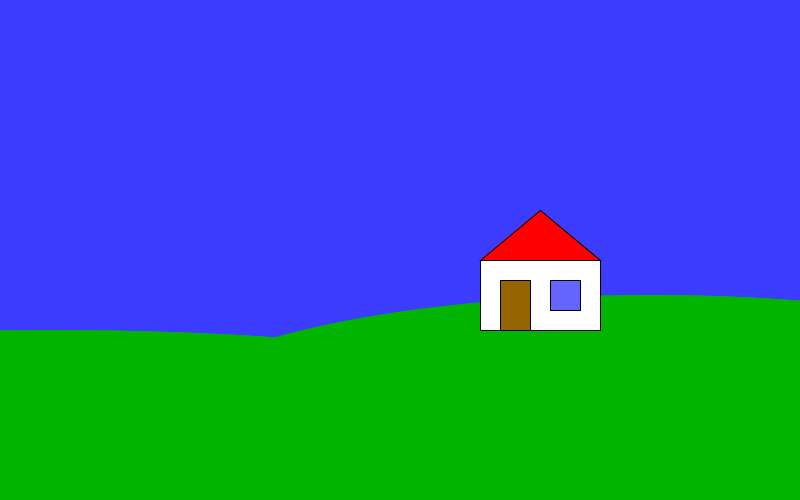
Frame 1 (no input)
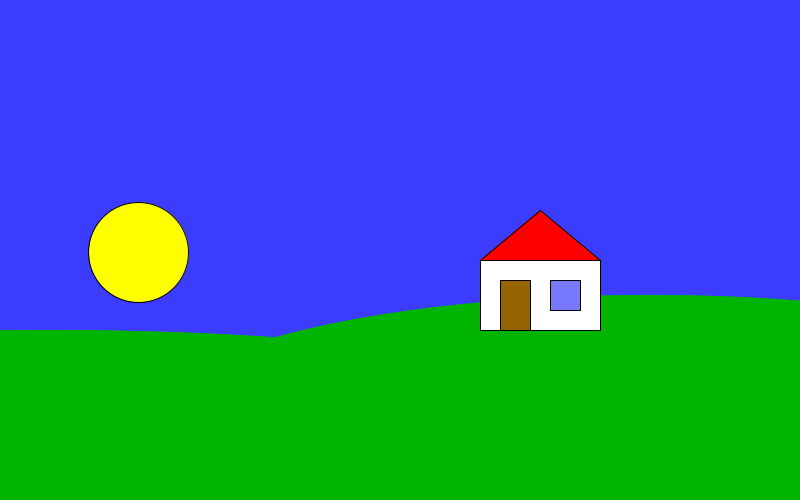
Frame 60 (the mouse pressed at the canvas centre just before this capture)
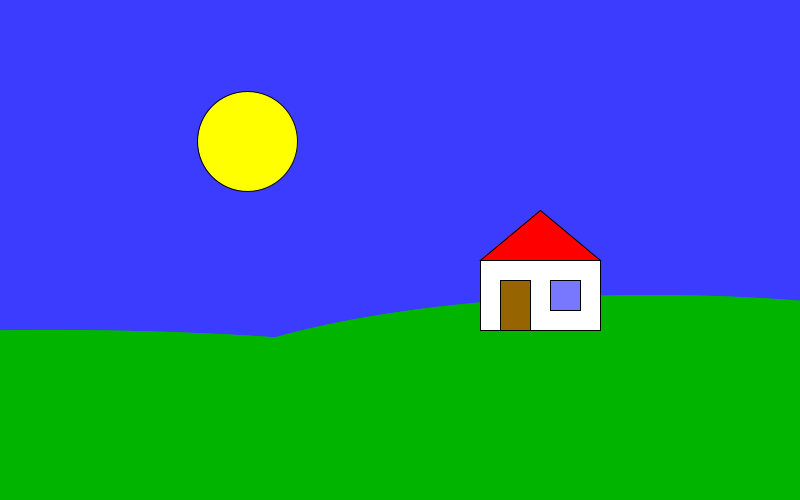
Frame 120 (the mouse held since frame 60 and released just before this capture)

The Processing sketch that drew these frames (run headless with seeded random() and noise(); from frame 60 on, the mouse is pressed at the canvas centre):

// Processing sketch: processing_30154
// ── processing_30154.pde

color b=color(60,60,255);
color w=color(100,100,255);
float a=180;

void setup(){
  size(800,500);
  ellipseMode(CENTER);
  smooth();
  frameRate(36);
}

void draw(){
  background(b);
  
  fill(255,255,0);
  ellipse(cos(radians(a))*300+400,sin(radians(a))*300+400,100,100);
  
  fill(255);
  ellipse(-cos(radians(a))*300+400,-sin(radians(a))*300+400,100,100);
  fill(b);
  noStroke();
  ellipse(-cos(radians(a))*300+410,-sin(radians(a))*300+390,90,90);
  
  fill(0,180,0);
  stroke(0,180,0);
  ellipse(50,430,1200,200);
  ellipse(650,420,1000,250);
  fill(255);
  stroke(0);
  rect(480,260,120,70);
  fill(255,0,0);
  triangle(480,260,600,260,540,210);
  fill(150,100,0);
  rect(500,280,30,50);
  fill(w);
  rect(550,280,30,30);
  a=a+0.5;
  if(a>=360){
    a=0;
  }
  if(a>180){
    b=color(60,60,255);
    w=color(120,120,255);
  }
  else{
    b=color(50);
    w=color(255,255,0);
  }
}
